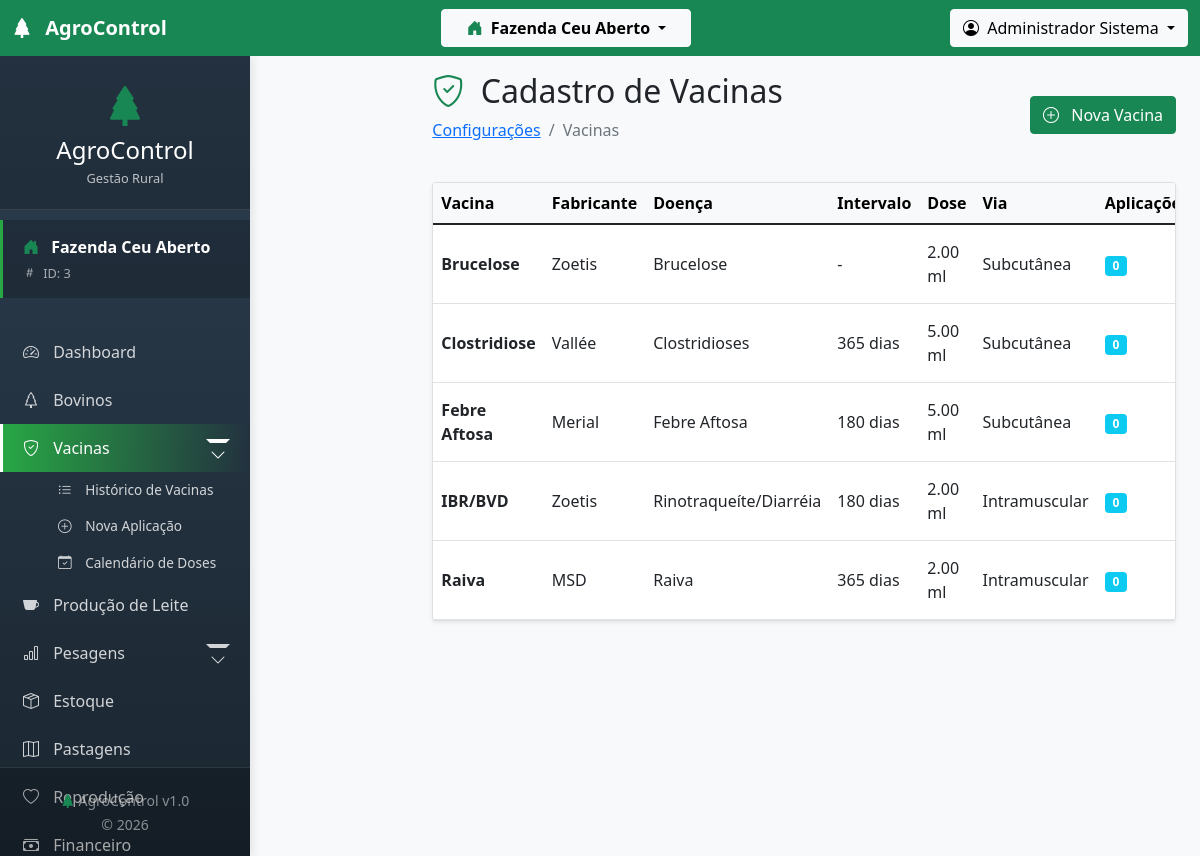
Page /modules/configuracao/vacinas.php (signed in) on the committed database.
### tables this page shows
CREATE TABLE `vacinas` (
  `id` int(11) NOT NULL AUTO_INCREMENT,
  `id_fazenda` int(11) NOT NULL,
  `nome_vacina` varchar(100) NOT NULL,
  `fabricante` varchar(100) DEFAULT NULL,
  `doenca_prevenida` varchar(255) DEFAULT NULL,
  `intervalo_dias` int(11) DEFAULT NULL,
  `idade_minima_dias` int(11) DEFAULT NULL,
  `idade_maxima_dias` int(11) DEFAULT NULL,
  `dose_ml` decimal(5,2) DEFAULT NULL,
  `via_aplicacao` varchar(50) DEFAULT NULL,
  `observacoes` text DEFAULT NULL,
  `data_cadastro` timestamp NULL DEFAULT current_timestamp(),
  PRIMARY KEY (`id`),
  UNIQUE KEY `unique_vacina_fazenda` (`id_fazenda`,`nome_vacina`),
  CONSTRAINT `vacinas_ibfk_1` FOREIGN KEY (`id_fazenda`) REFERENCES `fazendas` (`id`) ON DELETE CASCADE
);

### config/tenant.php (called while the page is built, shortened)
<?php
require_once __DIR__ . '/database.php';
class TenantManager {
    public static function getActiveFarmId() {
        return $_SESSION['fazenda_ativa_id'] ?? null;
    }
}
function getActiveFarmId() {
    return TenantManager::getActiveFarmId();
}
?>

### config/database.php (called while the page is built, shortened)
<?php
$conn = new mysqli(DB_HOST, DB_USER, DB_PASSWORD, DB_NAME);
$conn->set_charset("utf8");
function executeQuery($sql) {
    global $conn;
    $result = $conn->query($sql);
    return $result;
}
?>

### modules/configuracao/vacinas.php (the view, shortened to what this page needs)
<?php
require_once '../../config/database.php';
require_once '../../config/tenant.php';
$farmId = getActiveFarmId();
$sql = "SELECT * FROM vacinas WHERE id_fazenda = $farmId ORDER BY nome_vacina";
$vacinas = executeQuery($sql);
include '../../includes/header.php';
include '../../includes/sidebar.php';
?>
<main class="col-lg-10 ms-auto px-4 py-3">
    <div class="d-flex justify-content-between align-items-center mb-4">
        <div>
            <h1 class="h2">
                <i class="bi bi-shield-check me-2 text-success"></i>
                Cadastro de Vacinas
            </h1>
            <nav aria-label="breadcrumb">
                <ol class="breadcrumb">
                    <li class="breadcrumb-item"><a href="index.php">Configurações</a></li>
                    <li class="breadcrumb-item active">Vacinas</li>
                </ol>
            </nav>
        </div>
        <button type="button" class="btn btn-success" data-bs-toggle="modal" data-bs-target="#novaVacinaModal">
            <i class="bi bi-plus-circle me-2"></i>
            Nova Vacina
        </button>
    </div>
    <div class="card shadow-sm">
        <div class="card-body p-0">
            <?php if ($vacinas && $vacinas->num_rows > 0): ?>
            <div class="table-responsive">
                <table class="table table-hover align-middle mb-0">
                    <thead class="table-light">
                        <tr>
                            <th>Vacina</th>
                            <th>Fabricante</th>
                            <th>Doença</th>
                            <th>Intervalo</th>
                            <th>Dose</th>
                            <th>Via</th>
                            <th>Aplicações</th>
                        </tr>
                    </thead>
                    <tbody>
                        <?php while ($vac = $vacinas->fetch_assoc()):
                            $sqlCount = "SELECT COUNT(*) as total FROM aplicacoes_vacinas WHERE id_vacina = " . $vac['id'];
                            $resultCount = executeQuery($sqlCount);
                            $totalAplicacoes = $resultCount->fetch_assoc()['total'];
                        ?>
                        <tr>
                            <td><strong><?php echo $vac['nome_vacina']; ?></strong></td>
                            <td><?php echo $vac['fabricante'] ?: '-'; ?></td>
                            <td><?php echo $vac['doenca_prevenida'] ?: '-'; ?></td>
                            <td><?php echo $vac['intervalo_dias'] ? $vac['intervalo_dias'] . ' dias' : '-'; ?></td>
                            <td><?php echo $vac['dose_ml'] ? $vac['dose_ml'] . ' ml' : '-'; ?></td>
                            <td><?php echo $vac['via_aplicacao'] ?: '-'; ?></td>
                            <td><span class="badge bg-info"><?php echo $totalAplicacoes; ?></span></td>
                        </tr>
                        <?php endwhile; ?>
                    </tbody>
                </table>
            </div>
            <?php endif; ?>
        </div>
    </div>
</main>
<?php include '../../includes/footer.php'; ?>

### assets/css/style.css (style rules this page uses)
:root { --primary-color: #28a745; --secondary-color: #6c757d; --success-color: #28a745; --danger-color: #dc3545; --warning-color: #ffc107; --info-color: #17a2b8; }
body { font-family: 'Segoe UI', Tahoma, Geneva, Verdana, sans-serif; background-color: #f8f9fa; }

### includes/header.php (style rules this page uses)
body { margin: 0; padding: 0; font-family: 'Segoe UI', Tahoma, Geneva, Verdana, sans-serif; }

### includes/sidebar.php (style rules this page uses)
html, body { height: 100%; margin: 0; overflow-x: hidden; }

### rows in the picture
vacinas: nome_vacina "Brucelose", fabricante "Zoetis", doenca_prevenida "Brucelose", dose_ml "2.00", via_aplicacao "Subcutânea", totalAplicacoes "0"
vacinas: nome_vacina "Clostridiose", fabricante "Vallée", doenca_prevenida "Clostridioses", intervalo_dias "365", dose_ml "5.00", via_aplicacao "Subcutânea", totalAplicacoes "0"
vacinas: nome_vacina "Febre Aftosa", fabricante "Merial", doenca_prevenida "Febre Aftosa", intervalo_dias "180", dose_ml "5.00", via_aplicacao "Subcutânea", totalAplicacoes "0"
vacinas: nome_vacina "IBR/BVD", fabricante "Zoetis", doenca_prevenida "Rinotraqueíte/Diarréia", intervalo_dias "180", dose_ml "2.00", via_aplicacao "Intramuscular", totalAplicacoes "0"
vacinas: nome_vacina "Raiva", fabricante "MSD", doenca_prevenida "Raiva", intervalo_dias "365", dose_ml "2.00", via_aplicacao "Intramuscular", totalAplicacoes "0"

### other values in the picture
$activeFarmName "Fazenda Ceu Aberto"
$_SESSION['usuario_nome'] "Administrador Sistema"
TenantManager::getActiveFarmName() "Fazenda Ceu Aberto"
$farmId "3"
